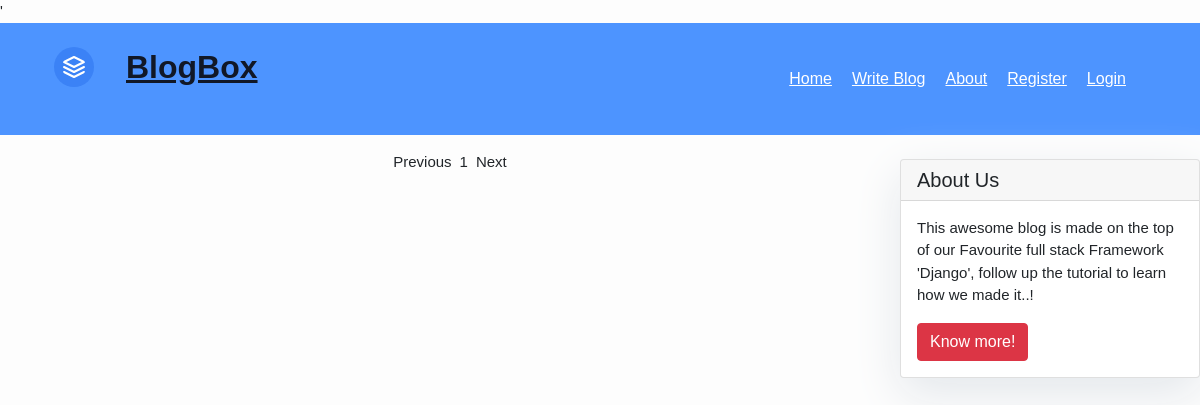
Before: /blogs/1 with the older database file.
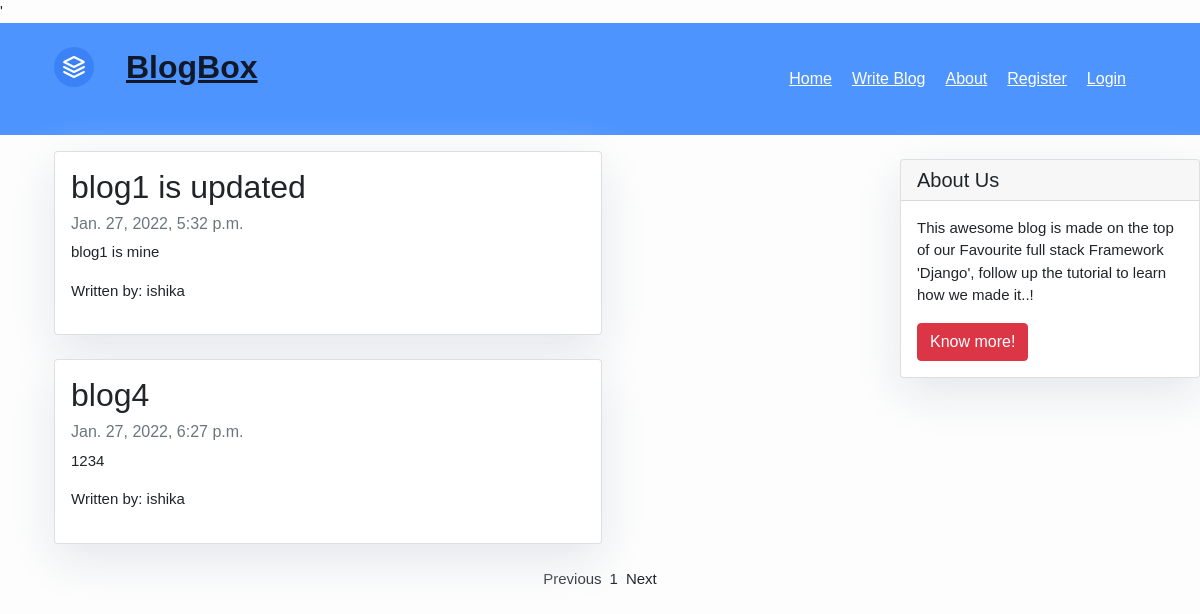
After: the same page with the newer database file.
### Blog/models.py (models this page shows, shortened)
class PostBlog(models.Model):
    author = models.ForeignKey("auth.User",on_delete = models.CASCADE,verbose_name = "written by ")
    category = models.CharField(max_length=100, null=True)
    title = models.CharField(max_length=100)
    content = models.TextField()
    date_posted = models.DateTimeField(default=now)

### Blog/views.py (the view)
# urls.py: path('blogs/<int:page>', blog_views.blog_page, name='blog-page'),
def blog_page(request, page=1):
    blog_list = PostBlog.objects.all()
    paginator = Paginator(blog_list, 4)
    try:
        blog_list = paginator.page(page)
    except EmptyPage:
        blog_list = paginator.page(paginator.num_pages)
    content = {
        'posts' : blog_list,
        }
    return render(request, "blog_page.html",content)

### Blog/templates/Blog/blog_page.html
{% include 'Blog/base.html' %}
{% include 'Blog/sidebar.html' %}
{% block body_block %}
<div class="container">
    <div class="row">
        <div class="col-md-8 mt-3 left">
            {% for post in posts %}
            <div class="card mb-4">
                <div class="card-body">
                    <h2 class="card-title">{{ post.title }}</h2>
                    <p class="card-text text-muted h6">{{ post.date_posted }} </p>
                    <p class="card-text">{{ post.content }}</p>
                    <p class="card-text text-muted h6"></p>Written by: {{post.author}}</p>
                </div>
            </div>
            {% endfor %}
        </div>
    </div>
</div>
<ul class='pagination justify-content-center'>
    {% if posts.has_previous %}
      <li class="mx-1"><a href='{% url "blog-page" posts.previous_page_number %}'>Previous</a></li>
    {% else %}
      <li class='mx-1 disabled'><span >Previous</span></li>
    {% endif %}
    {% for i in posts.paginator.page_range %}
      {% if posts.number == i %}
        <li class='active mx-1'><span>{{ i }}</span></li>
        {% else %}
        <li class="mx-1"><a href='{% url "blog-page" i %}'>{{ i }}</a></li>
      {% endif %}
    {% endfor %}
    {% if posts.has_next %}
      <li class="mx-1"><a href='{% url "blog-page" posts.next_page_number %}' >Next</a></li>
    {% else %}
      <li class="mx-1"><span class='disabled'>Next</span></li>
    {% endif %}
  </ul>
{% endblock %}

### Blog/templates/Blog/base.html (shortened to what this page needs)
<html>'
<head>
  <link href="https://unpkg.com/tailwindcss@^2/dist/tailwind.min.css" rel="stylesheet">
  <link href="https://cdn.jsdelivr.net/npm/bootstrap@5.1.3/dist/css/bootstrap.min.css" rel="stylesheet"
>
</head>
<body>
  <header class="text-gray-600 body-font" style="background-color:  #4d94ff ; margin: 0px; padding: 0px;">
    <div class="container mx-auto flex flex-wrap p-4 flex-col md:flex-row items-center ">
      <a class="flex title-font font-medium items-center text-gray-900 mb-4 md:mb-0">
        <svg xmlns="http://www.w3.org/2000/svg" fill="none" stroke="currentColor" stroke-linecap="round"
          stroke-linejoin="round" stroke-width="2" class="w-10 h-10 text-white p-2 bg-blue-500 rounded-full"
          viewBox="0 0 24 24">
          <path d="M12 2L2 7l10 5 10-5-10-5zM2 17l10 5 10-5M2 12l10 5 10-5"></path>
        </svg>
        <span class="ml-8 text-xl fs-2 fw-bold">BlogBox</span>
      </a>
      <nav class="md:ml-auto flex flex-wrap items-center text-base justify-center" >
        <a style="color: white;" class="mr-5 hover:text-gray-900" href="{% url 'blog-home' %}">Home</a>
        <a style="color: white;" class="mr-5 hover:text-gray-900">Write Blog</a>
        <a style="color: white;" class="mr-5 hover:text-gray-900">About</a>
        {% if user.is_authenticated %}
        <a style="color: white;" class="mr-5 hover:text-gray-900" href="{% url 'profile' %}">
          <svg xmlns="http://www.w3.org/2000/svg" width="25" height="25" fill="currentColor" class="bi bi-person-fill" viewBox="0 0 16 16">
          <path d="M3 14s-1 0-1-1 1-4 6-4 6 3 6 4-1 1-1 1H3zm5-6a3 3 0 1 0 0-6 3 3 0 0 0 0 6z"/>
        </svg></a>
        <a style="color: white;" class="mr-5 hover:text-gray-900" href="{% url 'logout' %}">Logout</a>
        {% else %}
        <a style="color: white;" class="mr-5 hover:text-gray-900" href="{% url 'register' %}">Register</a>
        <a style="color: white;" class="mr-5 hover:text-gray-900" href="{% url 'login' %}">Login</a>
        {% endif %}
      </nav>
    </div>
  </header>
</body>
</html>

### Blog/templates/Blog/sidebar.html (shortened to what this page needs)
<html>
<head>
</head>
<body>
    <div class="col-md-3 float-right ">
        <div class="card my-4">
            <h5 class="card-header">About Us</h5>
            <div class="card-body">
                <p class="card-text"> This awesome blog is made on the top of our Favourite full stack Framework
                    'Django',
                    follow up the tutorial to learn how we made it..!</p>
                <a href="https://djangocentral.com/building-a-blog-application-with-django" class="btn btn-danger">Know
                    more!</a>
            </div>
        </div>
    </div>
</body>
</html>

### Blog/templates/Blog/base.html (style rules this page uses)
body { font-family: "Arial", sans-serif; font-size: 15px; background-color: #fdfdfd; }
.card { box-shadow: 0 16px 48px #E3E7EB; }

### Blog/templates/Blog/sidebar.html (style rules this page uses)
.card { box-shadow: 0 16px 48px #E3E7EB; }

Changed rows visible on the page:
added PostBlog: title "blog1 is updated", date_posted "Jan. 27, 2022, 5:32 p.m.", content "blog1 is mine", author "ishika"
added PostBlog: title "blog4", date_posted "Jan. 27, 2022, 6:27 p.m.", content "1234", author "ishika"
